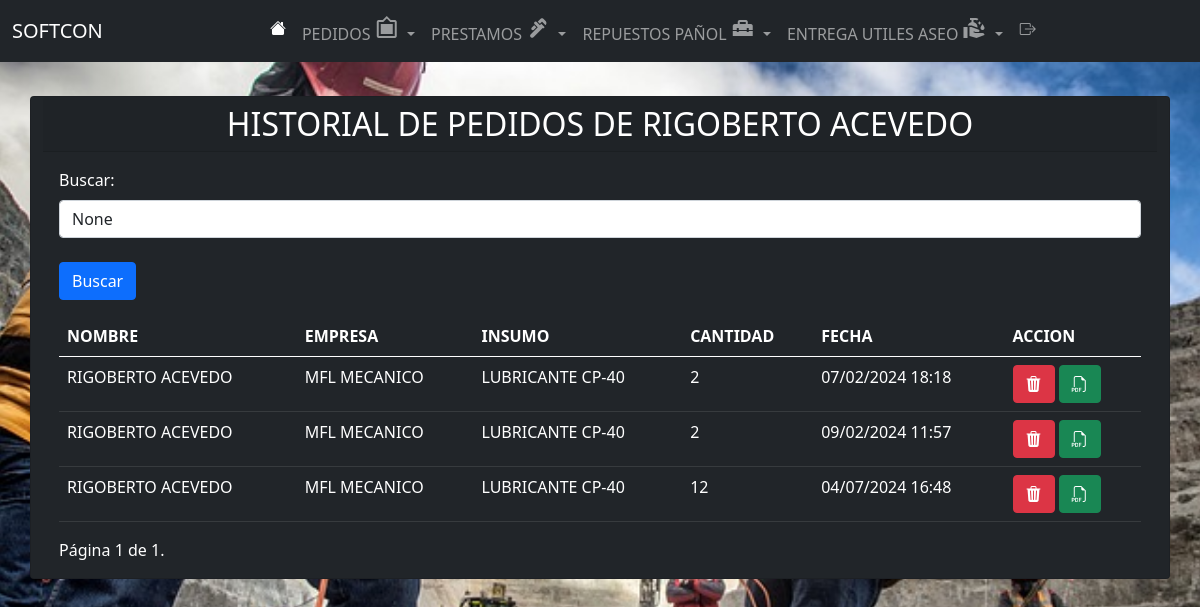
The app's page /lista_pedido_trabajador/13/ (signed in), older data.
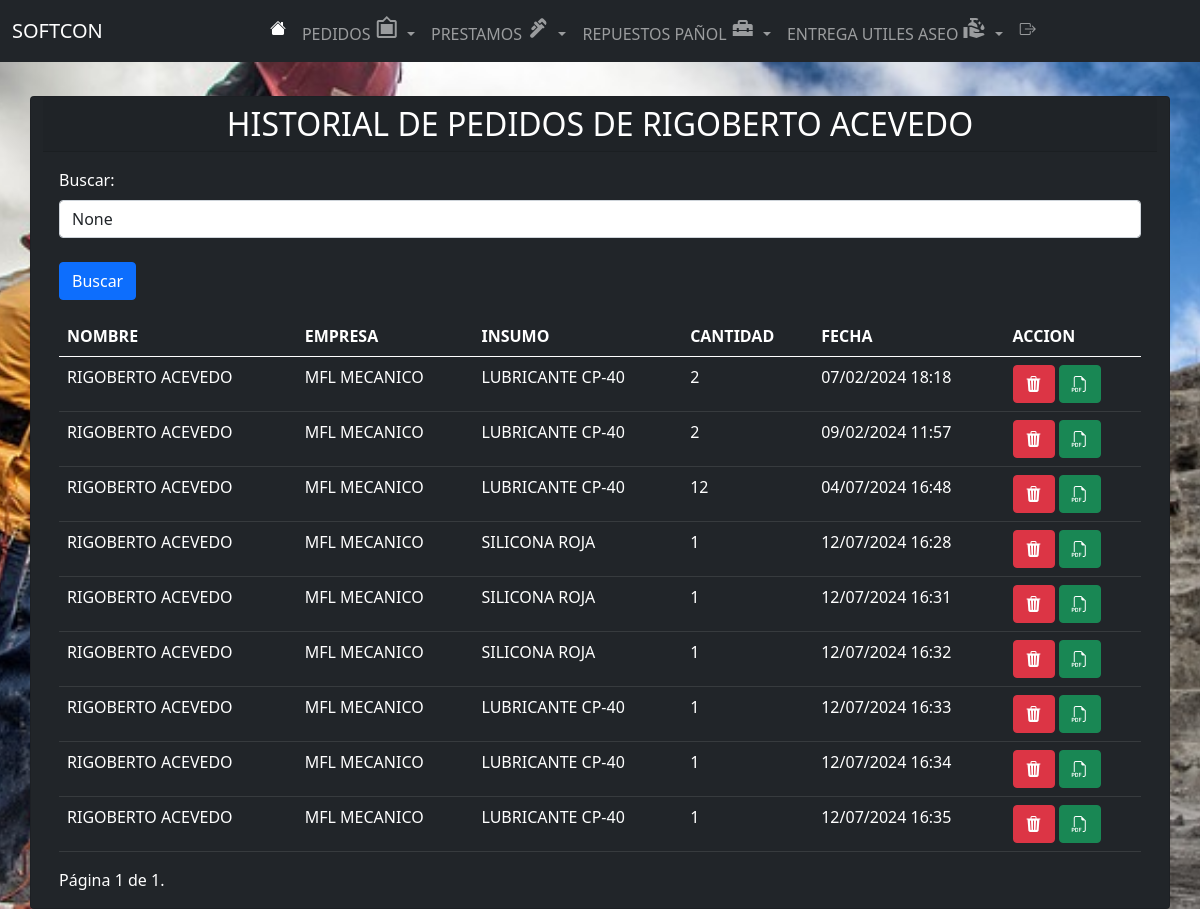
The same page, newer data.
### app/models.py (models this page shows, shortened)
class Obrero(models.Model):
    nombre = models.CharField(max_length=100)
    def __str__(self):
        return self.nombre

class Pedido(models.Model):
    solicitante = models.ForeignKey(Obrero, related_name="pedido", on_delete=models.CASCADE, verbose_name="OBRERO")
    compañia = models.ForeignKey(Empresa, related_name="Pedido", on_delete=models.CASCADE, verbose_name="EMPRESA")
    insumo = models.ForeignKey(Material, related_name="Pedido", on_delete=models.CASCADE, verbose_name="INSUMO")
    cantidad = models.IntegerField(verbose_name="CANTIDAD")
    area = models.CharField(max_length=100, verbose_name="AREA")
    fecha_pedido = models.DateTimeField(default=timezone.now)

class Empresa(models.Model):
    nombre = models.CharField(max_length=100)
    def __str__(self):
        return self.nombre

class Material(models.Model):
    nombre = models.CharField(max_length=100)
    def __str__(self):
        return self.nombre

### app/views.py (the view, shortened to what this page needs)
# urls.py: path('lista_pedido_trabajador/<int:trabajador_id>/', lista_pedido_trabajador, name='lista_pedido_trabajador'),
@login_required
def lista_pedido_trabajador(request, trabajador_id):
    obrero = get_object_or_404(Obrero, id=trabajador_id)
    pedidos = Pedido.objects.filter(solicitante=obrero)
    for pedido in pedidos:
        pedido.fecha_pedido_formatted = pedido.fecha_pedido.strftime("%d/%m/%Y %H:%M")
    search_term = request.GET.get('buscar')
    paginator = Paginator(pedidos, 9)
    page = request.GET.get('page')
    try:
        pedidos = paginator.page(page)
    except PageNotAnInteger:
        pedidos = paginator.page(1)
    except EmptyPage:
        pedidos = paginator.page(paginator.num_pages)
    return render(request, 'app/lista_pedido_trabajador.html', {'pedidos': pedidos, 'obrero': obrero, 'search_term': search_term})

### app/templates/app/lista_pedido_trabajador.html (shortened to what this page needs)
{% extends 'app/base.html' %}
{% block content %}
<link rel="stylesheet" type="text/css" href="https://cdn.datatables.net/1.11.5/css/jquery.dataTables.css">
<br><br><br><br>
  <div class="container">
    <div class="row justify-content-center">
      <div class="card bg-dark text-white">
        <h2 class="card-header text-center">HISTORIAL DE PEDIDOS DE {{ obrero.nombre }}</h2>
        <div class="card-body">
          <div class="mb-3">
            <form method="GET" action="{% url 'lista_pedido' %}">
                <label for="buscar" class="form-label">Buscar:</label>
                <input type="text" class="form-control" id="buscar" name="buscar" placeholder="Escribe para buscar..."
                    value="{{ search_term }}">
                    <br>
                <button type="submit" class="btn btn-primary">Buscar</button>
            </form>
          </div>
          <table class="table mx-auto table-dark">
            <thead>
              <tr>
                <th scope="col">NOMBRE</th>
                <th scope="col">EMPRESA</th>
                <th scope="col">INSUMO</th>
                <th scope="col">CANTIDAD</th>
                <th scope="col">FECHA</th>
                <th scope="col">ACCION</th>
              </tr>
            </thead>
            <tbody>
              {% for pedido in pedidos %}
                <tr>
                    <td>{{ pedido.solicitante }}</td>
                    <td>{{ pedido.compañia }}</td>
                    <td>{{ pedido.insumo }}</td>
                    <td>{{ pedido.cantidad }}</td>
                    <td>{{ pedido.fecha_pedido_formatted }}</td>
                    <td>
                        <a href="{% url 'eliminar_pedido' pedido.id %}" class="btn btn-danger"><i class="bi bi-trash3-fill"></i></a>
                        <a href="{% url 'generar_pdf_pedido' obrero_id=pedido.solicitante.id %}" class="btn btn-success"><i class="bi bi-filetype-pdf"></i></a>
                    </td>
                </tr>
              {% endfor %}
            </tbody>
          </table>
          <div class="pagination">
            <span class="step-links">
                <span class="current">
                    Página {{ pedidos.number }} de {{ pedidos.paginator.num_pages }}.
                </span>
            </span>
          </div>
        </div>
      </div>
    </div>
  </div>
{% endblock %}

### app/templates/app/base.html (shortened to what this page needs)
<!DOCTYPE html>
<html lang="en">
<head>
    {% load static %}
    <link href="https://cdn.jsdelivr.net/npm/bootstrap@5.0.2/dist/css/bootstrap.min.css" rel="stylesheet"
>
    <link href="https://cdn.jsdelivr.net/npm/select2@4.1.0-rc.0/dist/css/select2.min.css" rel="stylesheet" />
    <link rel="stylesheet" href="https://cdnjs.cloudflare.com/ajax/libs/bootstrap-icons/1.8.1/font/bootstrap-icons.min.css">
</head>
<body>
    <nav class="navbar navbar-expand-lg navbar-dark bg-dark fixed-top ">
        <div class="container-fluid mx-auto">
            <a class="navbar-brand" href="#">SOFTCON</a>
            <div class="collapse navbar-collapse justify-content-end" id="navbarNavDropdown">
                <ul class="navbar-nav mx-auto">
                    <li class="nav-item">
                        <a class="nav-link active" aria-current="page" href="{% url 'home' %}"><i class="bi bi-house-fill"></i></a>
                    </li>
                    <li class="nav-item dropdown">
                        <a class="nav-link dropdown-toggle" href="#" id="navbarDropdownMenuLink" role="button"
                            data-bs-toggle="dropdown" aria-expanded="false">
                              PEDIDOS
                            <span class="material-icons">
                            </span>
                        </a>
                    </li>
                    <li class="nav-item dropdown">
                        <a class="nav-link dropdown-toggle" href="#" id="navbarDropdownMenuLink" role="button"
                            data-bs-toggle="dropdown" aria-expanded="false">
                            PRESTAMOS   <span class="material-icons">
                                        </span>
                        </a>
                    </li>
                    <li class="nav-item dropdown">
                        <a class="nav-link dropdown-toggle" href="#" id="navbarDropdownMenuLink" role="button"
                            data-bs-toggle="dropdown" aria-expanded="false">
                            REPUESTOS PAÑOL <span class="material-icons">
                                            </span>
                        </a>
                    </li>
                    <li class="nav-item dropdown">
                        <a class="nav-link dropdown-toggle" href="#" id="navbarDropdownMenuLink" role="button"
                            data-bs-toggle="dropdown" aria-expanded="false">
                            ENTREGA UTILES ASEO <span class="material-icons">
                                                </span>
                        </a>
                    </li>
                    <li class="nav-item">
                        <form method="post" action="{% url 'logout' %}">
                            <button type="submit" class="nav-link btn btn-link"><i class="bi bi-box-arrow-right"></i></button>
                        </form>
                    </li>
                </ul>
            </div>
        </div>
    </nav>
    {% block content %}
    {% endblock %}
</body>
</html>

Row changes from the older to the newer data that the page shows:
added Pedido: solicitante "RIGOBERTO ACEVEDO", compañia "MFL MECANICO", insumo "SILICONA ROJA", cantidad "1", fecha_pedido_formatted "12/07/2024 16:28"
added Pedido: solicitante "RIGOBERTO ACEVEDO", compañia "MFL MECANICO", insumo "SILICONA ROJA", cantidad "1", fecha_pedido_formatted "12/07/2024 16:31"
added Pedido: solicitante "RIGOBERTO ACEVEDO", compañia "MFL MECANICO", insumo "SILICONA ROJA", cantidad "1", fecha_pedido_formatted "12/07/2024 16:32"
added Pedido: solicitante "RIGOBERTO ACEVEDO", compañia "MFL MECANICO", insumo "LUBRICANTE CP-40", cantidad "1", fecha_pedido_formatted "12/07/2024 16:33"
added Pedido: solicitante "RIGOBERTO ACEVEDO", compañia "MFL MECANICO", insumo "LUBRICANTE CP-40", cantidad "1", fecha_pedido_formatted "12/07/2024 16:34"
added Pedido: solicitante "RIGOBERTO ACEVEDO", compañia "MFL MECANICO", insumo "LUBRICANTE CP-40", cantidad "1", fecha_pedido_formatted "12/07/2024 16:35"
